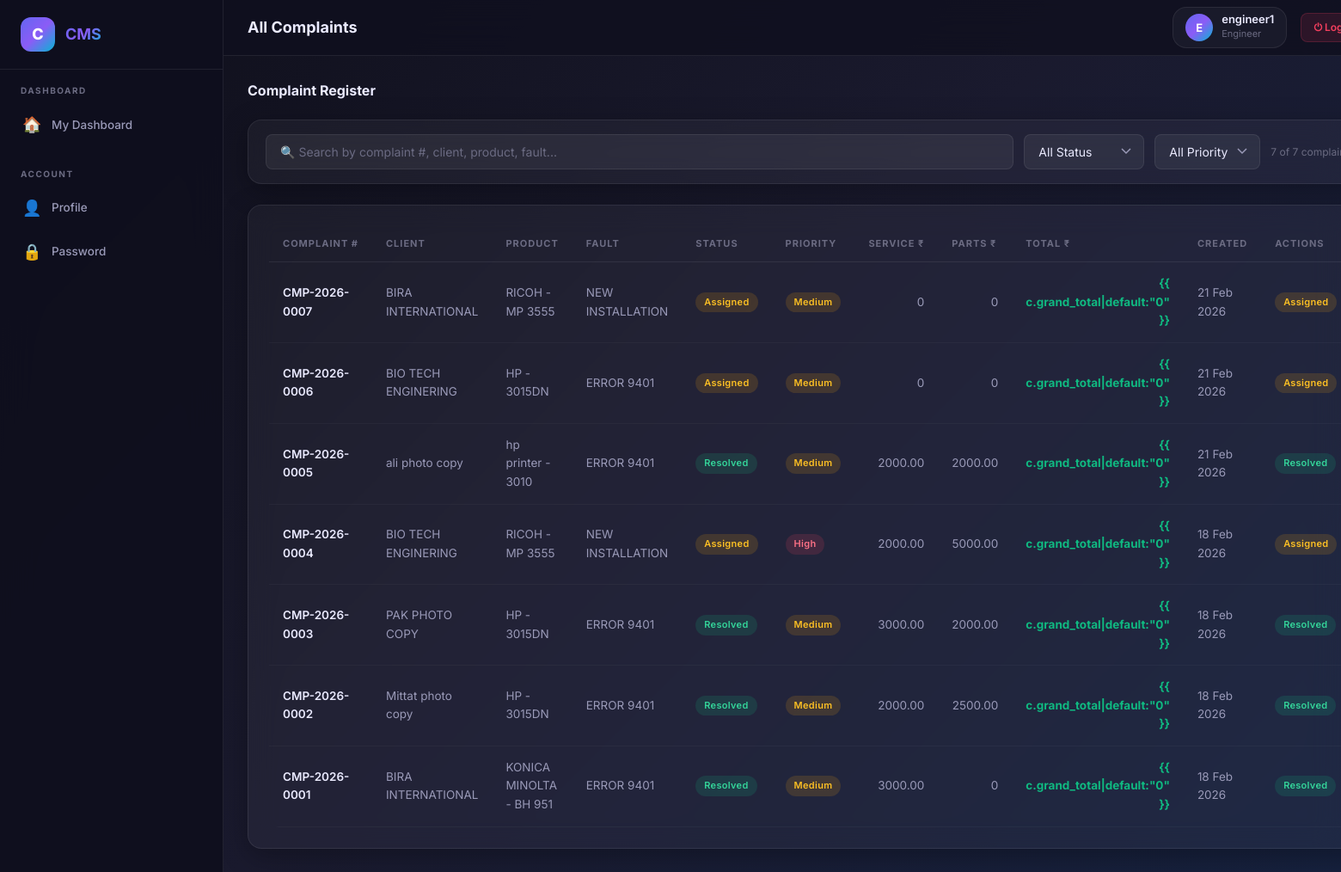
/complaints/ (signed in), run on the app's committed database.
### accounts/models.py (models this page shows, shortened)
class User(AbstractUser):
    ROLE_CHOICES = (
        ('admin', 'Admin'),
        ('engineer', 'Engineer'),
        ('operations', 'Operations'),  # NEW
        ('analytics', 'Analytics'),     # NEW
        ('manager', 'Manager'),         # NEW
    )
    role = models.CharField(max_length=20, choices=ROLE_CHOICES, default='engineer')
    contact_no = models.CharField(max_length=20, blank=True, null=True)

### complaints/models.py (models this page shows, shortened)
class Complaint(models.Model):
    STATUS_CHOICES = (
        ('new', 'New'),
        ('assigned', 'Assigned'),
        ('in_progress', 'In Progress'),
        ('resolved', 'Resolved'),        # ✅ NEW
        ('visit_only', 'Visit Only'),     # ✅ NEW
        ('cancel', 'Cancelled'),          # ✅ NEW
        ('closed', 'Closed'),
    )
    PRIORITY_CHOICES = (
        ('low', 'Low'),
        ('medium', 'Medium'),
        ('high', 'High'),
    )
    complaint_no = models.CharField(max_length=20, unique=True, editable=False)
    client = models.ForeignKey(Client, on_delete=models.CASCADE)
    product = models.ForeignKey(Product, on_delete=models.CASCADE)
    fault = models.ForeignKey(
        Fault,
        on_delete=models.PROTECT,
        null=True,
        blank=True
    )
    other_details = models.TextField(blank=True, default='')
    status = models.CharField(
        max_length=20,
        choices=STATUS_CHOICES,
        default='new'
    )
    priority = models.CharField(
        max_length=20,
        choices=PRIORITY_CHOICES,
        default='medium'
    )
    service_charge = models.DecimalField(
        max_digits=10,
        decimal_places=2,
        default=0.00,
        validators=[MinValueValidator(0)],
        help_text="Engineer service charges"
    )
    total_parts_cost = models.DecimalField(
        max_digits=10,
        decimal_places=2,
        default=0.00,
        validators=[MinValueValidator(0)],
        help_text="Total cost of parts used"
    )
    grand_total = models.DecimalField(
        max_digits=10,
        decimal_places=2,
        default=0.00,
        validators=[MinValueValidator(0)],
        help_text="Service Charge + Parts Cost"
    )
    is_free = models.BooleanField(
        default=False,
        help_text="Free service (no charges)"
    )
    is_amc = models.BooleanField(
        default=False,
        help_text="Under Annual Maintenance Contract"
    )
    is_warranty = models.BooleanField(
        default=False,
        help_text="Under Warranty"
    )
    resolved_at = models.DateTimeField(
        null=True,
        blank=True,
        help_text="When complaint was resolved"
    )
    resolved_by = models.ForeignKey(
        settings.AUTH_USER_MODEL,
        on_delete=models.SET_NULL,
        null=True,
        blank=True,
        related_name='resolved_complaints',
        help_text="Engineer who resolved"
    )
    resolution_remarks = models.TextField(
        blank=True,
        null=True,
        help_text="Remarks at time of resolution"
    )
    created_at = models.DateTimeField(auto_now_add=True)
    updated_at = models.DateTimeField(auto_now=True)
    class Meta:
        ordering = ['-created_at']
        indexes = [
            models.Index(fields=['status']),
            models.Index(fields=['complaint_no']),
            models.Index(fields=['resolved_at']),  # ✅ NEW index
        ]

class Fault(models.Model):
    fault_name = models.CharField(max_length=100, unique=True)
    description = models.TextField(blank=True, null=True)
    is_active = models.BooleanField(default=True)
    created_at = models.DateTimeField(auto_now_add=True)
    def __str__(self):
        return self.fault_name

### clients/models.py (models this page shows)
class Client(models.Model):
    name = models.CharField(max_length=200)
    primary_contact_no = models.CharField(max_length=20)
    alternate_contact_no = models.CharField(max_length=20, blank=True, null=True)
    email = models.EmailField(blank=True, null=True)
    office_address = models.TextField(blank=True, null=True)
    created_at = models.DateTimeField(auto_now_add=True)
    def __str__(self):
        return self.name

### products/models.py (models this page shows)
class Product(models.Model):
    brand_make = models.CharField(max_length=100)
    brand_model = models.CharField(max_length=100)
    product_type = models.CharField(max_length=100, blank=True, null=True)
    created_at = models.DateTimeField(auto_now_add=True)
    def __str__(self):
        return f"{self.brand_make} - {self.brand_model}"

### complaints/views.py (the view)
# urls.py: path('', views.complaint_list, name='complaint_list'),
@login_required
def complaint_list(request):
    complaints = Complaint.objects.all().order_by('-created_at')
    return render(request, 'complaints/complaint_list.html', {
        'complaints': complaints
    })

### templates/complaints/complaint_list.html (shortened to what this page needs)
{% extends 'base.html' %}
{% block page_title %}All Complaints{% endblock %}
{% block content %}
<div class="section-header">
    <h2 class="section-title">Complaint Register</h2>
</div>
<div class="glass-card fade-up mb-3" style="padding:16px 20px;">
    <div style="display:flex;gap:12px;flex-wrap:wrap;align-items:center;">
        <div style="flex:1;min-width:200px;">
            <input type="text" id="search-input" class="form-control"
                placeholder="🔍 Search by complaint #, client, product, fault..." style="width:100%;">
        </div>
        <div>
            <select id="filter-status" class="form-control" style="min-width:140px;">
                <option value="">All Status</option>
            </select>
        </div>
        <div>
            <select id="filter-priority" class="form-control" style="min-width:120px;">
                <option value="">All Priority</option>
            </select>
        </div>
        <div>
            <span id="results-count" style="font-size:12px;color:var(--text-muted);"></span>
        </div>
    </div>
</div>
<div class="glass-card fade-up">
    {% if complaints %}
    <div class="table-container">
        <table class="data-table" id="complaints-table">
            <thead>
                <tr>
                    <th>Complaint #</th>
                    <th>Client</th>
                    <th>Product</th>
                    <th>Fault</th>
                    <th>Status</th>
                    <th>Priority</th>
                    <th>Service ₹</th>
                    <th>Parts ₹</th>
                    <th>Total ₹</th>
                    <th>Created</th>
                    <th>Actions</th>
                </tr>
            </thead>
            <tbody id="complaints-body">
                {% for c in complaints %}
                <tr data-status="{{ c.status }}" data-priority="{{ c.priority }}"
                    data-search="{{ c.complaint_no|lower }} {{ c.client|lower }} {{ c.product|lower }} {{ c.fault|default:'—'|lower }}">
                    <td class="td-bold">{{ c.complaint_no }}</td>
                    <td>{{ c.client }}</td>
                    <td>{{ c.product }}</td>
                    <td>{{ c.fault|default:"—" }}</td>
                    <td><span class="badge badge-{{ c.status }}">{{ c.get_status_display }}</span></td>
                    <td><span class="badge badge-{{ c.priority }}">{{ c.get_priority_display }}</span></td>
                    <td style="text-align:right;">{{ c.service_charge|default:"0" }}</td>
                    <td style="text-align:right;">{{ c.total_parts_cost|default:"0" }}</td>
                    <td style="text-align:right;font-weight:700;color:var(--accent-emerald);">{{
                        c.grand_total|default:"0" }}</td>
                    <td>{{ c.created_at|date:"d M Y" }}</td>
                    <td>
                        {% if c.status == 'new' %}
                        <a href="{% url 'assign_complaint' c.pk %}" class="btn btn-primary btn-sm">Assign</a>
                        {% elif c.status == 'resolved' or c.status == 'closed' %}
                        <span class="badge badge-{{ c.status }}">{{ c.get_status_display }}</span>
                        {% else %}
                        <span class="badge badge-{{ c.status }}">{{ c.get_status_display }}</span>
                        {% endif %}
                    </td>
                </tr>
                {% endfor %}
            </tbody>
        </table>
    </div>
    {% endif %}
</div>
{% endblock %}

### templates/base.html (shortened to what this page needs)
{% load static %}
<!DOCTYPE html>
<html lang="en">
<head>
  <link rel="stylesheet" href="{% static 'css/styles.css' %}">
</head>
<body>
  <div class="app-layout">
    <aside class="sidebar" id="sidebar">
      <div class="sidebar-brand">
        <div class="brand-icon">C</div>
        <h2>CMS</h2>
      </div>
      <nav class="sidebar-nav">
        {% if user.role == 'engineer' %}
        <div class="nav-section">
          <div class="nav-section-title">Dashboard</div>
          <a href="{% url 'engineer_dashboard' %}" class="nav-link">
            <span class="nav-icon">🏠</span> My Dashboard
          </a>
        </div>
        {% endif %}
        <div class="nav-section">
          <div class="nav-section-title">Account</div>
          <a href="{% url 'profile' %}" class="nav-link">
            <span class="nav-icon">👤</span> Profile
          </a>
          <a href="{% url 'change_password' %}" class="nav-link">
            <span class="nav-icon">🔒</span> Password
          </a>
        </div>
      </nav>
    </aside>
    <div class="main-content">
      <header class="top-navbar">
        <div class="navbar-left">
          <h1 class="page-title">{% block page_title %}Dashboard{% endblock %}</h1>
        </div>
        <div class="navbar-right">
          <div class="navbar-user">
            <div class="user-avatar">{{ user.username|first|upper }}</div>
            <div class="user-info">
              <span class="user-name">{{ user.username }}</span>
              <span class="user-role">{{ user.role }}</span>
            </div>
          </div>
          <a href="{% url 'logout' %}" class="btn-logout">⏻ Logout</a>
        </div>
      </header>
      <main class="page-content fade-up">
        {% block content %}{% endblock %}
      </main>
    </div>
  </div>
</body>
</html>

### data on the page
User: username|first "E", username "engineer1", role "Engineer"
Complaint: complaint_no "CMP-2026-0007", client "BIRA INTERNATIONAL", product "RICOH - MP 3555", fault "NEW INSTALLATION", status "Assigned", priority "Medium", service_charge "0", total_parts_cost "0", created_at "21 Feb 2026"
Complaint: complaint_no "CMP-2026-0006", client "BIO TECH ENGINERING", product "HP - 3015DN", fault "ERROR 9401", status "Assigned", priority "Medium", service_charge "0", total_parts_cost "0", created_at "21 Feb 2026"
Complaint: complaint_no "CMP-2026-0005", client "ali photo copy", product "hp printer - 3010", fault "ERROR 9401", status "Resolved", priority "Medium", service_charge "2000.00", total_parts_cost "2000.00", created_at "21 Feb 2026"
Complaint: complaint_no "CMP-2026-0004", client "BIO TECH ENGINERING", product "RICOH - MP 3555", fault "NEW INSTALLATION", status "Assigned", priority "High", service_charge "2000.00", total_parts_cost "5000.00", created_at "18 Feb 2026"
Complaint: complaint_no "CMP-2026-0003", client "PAK PHOTO COPY", product "HP - 3015DN", fault "ERROR 9401", status "Resolved", priority "Medium", service_charge "3000.00", total_parts_cost "2000.00", created_at "18 Feb 2026"
Complaint: complaint_no "CMP-2026-0002", client "Mittat photo copy", product "HP - 3015DN", fault "ERROR 9401", status "Resolved", priority "Medium", service_charge "2000.00", total_parts_cost "2500.00", created_at "18 Feb 2026"
Complaint: complaint_no "CMP-2026-0001", client "BIRA INTERNATIONAL", product "KONICA MINOLTA - BH 951", fault "ERROR 9401", status "Resolved", priority "Medium", service_charge "3000.00", total_parts_cost "0", created_at "18 Feb 2026"
